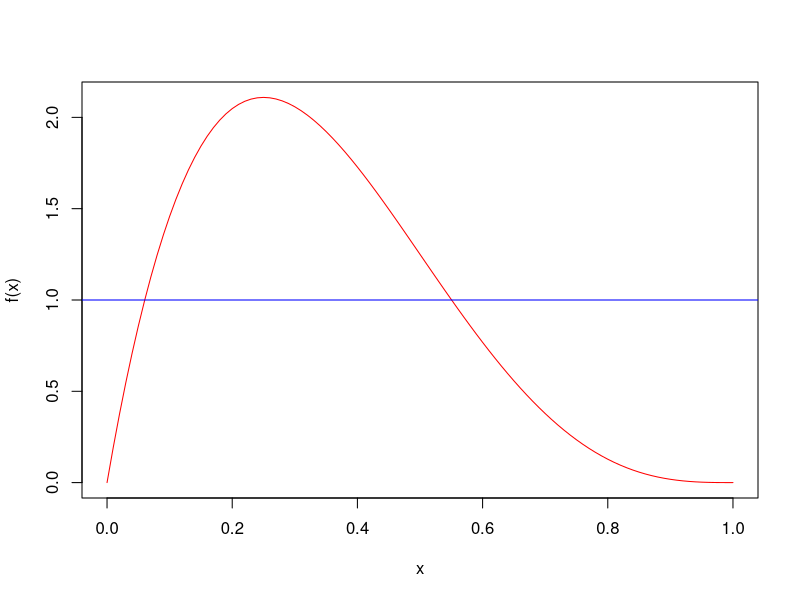

This chart was generated by the following R code:
# Metodo de aceptacion y rechazo caso continuo
fx <- function(x){
  return(20*x*(1-x)^3)
}
plot(seq(0,1,by=0.01),fx(seq(0,1,by=0.01)),type='l', col ='red',
ylab='f(x)',xlab='x')
abline(h=1, col='blue')

gx <- function(x){
  return(1)
}

# Cálculo de la constante c
optimize(f=function(x){fx(x)/gx(x)},interval=c(0,1),maximum = TRUE)

fx(0.25)

# Implementacion

dc <- function(){
  Y <- runif(1) # de la densidad g, podría ser exp, etc la que sea util
  U <- runif(1)
  c <- optimize(f=function(x){fx(x)/gx(x)},interval=c(0,1),maximum = TRUE)$objective
  if (U <=fx(Y)/(c*gx(Y))){
    return (Y)
  } else{
    return (NA)
  }
}

res <-replicate(1000,dc())
sum(is.na(res)) # Valores fallidos al generar la va
sum(!is.na(res)) # Valores validos de la distribución
